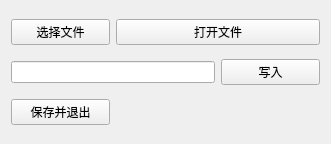
<?xml version="1.0" encoding="UTF-8"?>
<ui version="4.0">
 <class>Widget</class>
 <widget class="QWidget" name="Widget">
  <property name="geometry">
   <rect>
    <x>0</x>
    <y>0</y>
    <width>331</width>
    <height>144</height>
   </rect>
  </property>
  <property name="windowTitle">
   <string>Form</string>
  </property>
  <layout class="QGridLayout" name="gridLayout">
   <item row="0" column="0">
    <widget class="QPushButton" name="pushButton">
     <property name="text">
      <string>选择文件</string>
     </property>
    </widget>
   </item>
   <item row="0" column="1" colspan="2">
    <widget class="QPushButton" name="pushButton_2">
     <property name="text">
      <string>打开文件</string>
     </property>
    </widget>
   </item>
   <item row="1" column="0" colspan="2">
    <widget class="QLineEdit" name="lineEdit"/>
   </item>
   <item row="1" column="2">
    <widget class="QPushButton" name="pushButton_3">
     <property name="text">
      <string>写入</string>
     </property>
    </widget>
   </item>
   <item row="2" column="0">
    <widget class="QPushButton" name="pushButton_4">
     <property name="text">
      <string>保存并退出</string>
     </property>
    </widget>
   </item>
  </layout>
 </widget>
 <resources/>
 <connections/>
</ui>
